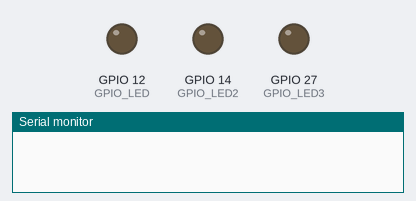
This sketch was run on a simulated ESP32. Shown: output pins drawn as LEDs (lit = HIGH), the last lines printed to the serial monitor.

Above: at 0.1 s.
At 2.6 s:
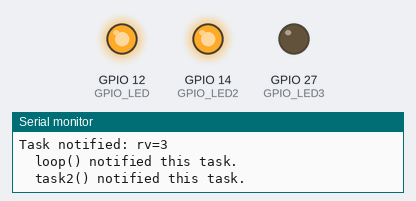
At 6.6 s:
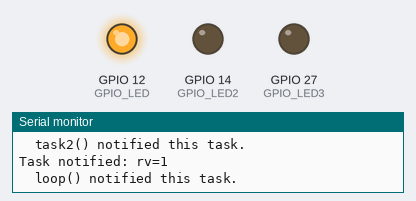
At 11.25 s:
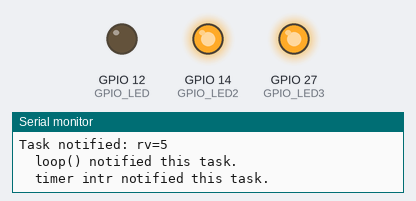
At 23.75 s:
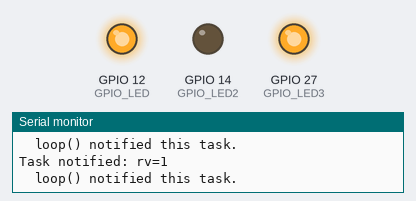
At 39.75 s:
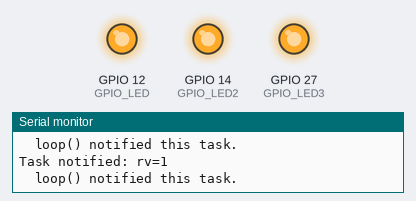
Timing chart, 0 to 40.0 s (numbered marks = the images above):
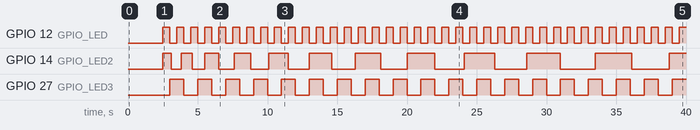

Measured:
- by itself, GPIO 12 (GPIO_LED): alternates HIGH for 0.50 s and LOW for 0.50 s
- by itself, GPIO 14 (GPIO_LED2): LOW → HIGH at 2.5 s, → LOW 0.60 s later, → HIGH 0.70 s later, → LOW 0.80 s later, … (23 changes in this stretch)
- by itself, GPIO 27 (GPIO_LED3): alternates HIGH for 1.0 s and LOW for 1.0 s

The sketch:

tasknotify5.ino
```cpp
#if CONFIG_FREERTOS_UNICORE
static BaseType_t app_cpu = 0;
#else
static BaseType_t app_cpu = 1;
#endif

#define GPIO_LED 12
#define GPIO_LED2 14
#define GPIO_LED3 27

static TaskHandle_t htask1;
// Settings
static const uint16_t timer_divider = 80; // Count at 1 MHz
static const uint64_t timer_max_count = 1000000;
static hw_timer_t *timer = NULL;

void IRAM_ATTR onTimer()
{
    BaseType_t task_woken = pdFALSE;

    xTaskNotifyFromISR(htask1, 0b0100, eSetBits, &task_woken);

    if (task_woken)
    {
        portYIELD_FROM_ISR();
    }
}

static void task1(void *arg)
{
    uint32_t rv;
    BaseType_t rc;

    for (;;)
    {
        rc = xTaskNotifyWait(0, 0b0111, &rv, portMAX_DELAY);
        printf("Task notified: rv=%u\n", unsigned(rv));
        if (rv & 0b0001) {
            digitalWrite(GPIO_LED, digitalRead(GPIO_LED) ^ HIGH);
            printf("  loop() notified this task.\n");
        }
        if (rv & 0b0010) {
            digitalWrite(GPIO_LED2, digitalRead(GPIO_LED2) ^ HIGH);
            printf("  task2() notified this task.\n");
        }
        if (rv & 0b0100) {
            digitalWrite(GPIO_LED3, digitalRead(GPIO_LED3) ^ HIGH);
            printf("  timer intr notified this task.\n");
        }
    }
}

static void task2(void *arg)
{
    unsigned count;
    BaseType_t rc;

    for (;; count += 100u)
    {
        delay(500 + count);
        rc = xTaskNotify(htask1, 0b0010, eSetBits);
        assert(rc == pdPASS);
    }
}

void setup()
{
    //int app_cpu = 0;
    BaseType_t rc;

    app_cpu = xPortGetCoreID();
    pinMode(GPIO_LED, OUTPUT);
    digitalWrite(GPIO_LED, LOW);
    pinMode(GPIO_LED2, OUTPUT);
    digitalWrite(GPIO_LED2, LOW);
    pinMode(GPIO_LED3, OUTPUT);
    digitalWrite(GPIO_LED3, LOW);

    delay(2000); // Allow USB to connect
    printf("tasknfy4.ino:\n");

    rc = xTaskCreatePinnedToCore(
        task1,   // Task function
        "task1", // Name
        3000,    // Stack size
        nullptr, // Parameters
        1,       // Priority
        &htask1, // handle
        app_cpu  // CPU
    );
    assert(rc == pdPASS);

    rc = xTaskCreatePinnedToCore(
        task2,   // Task function
        "task2", // Name
        3000,    // Stack size
        nullptr, // Parameters
        1,       // Priority
        nullptr, // no handle
        app_cpu  // CPU
    );
    assert(rc == pdPASS);

    // Create and start timer (num, divider, countUp)
    timer = timerBegin(0, timer_divider, true);

    // Provide ISR to timer (timer, function, edge)
    timerAttachInterrupt(timer, &onTimer, true);

    // At what count should ISR trigger (timer, count, autoreload)
    timerAlarmWrite(timer, timer_max_count, true);

    // Allow ISR to trigger
    timerAlarmEnable(timer);

}

void loop()
{
    BaseType_t rc;

    delay(500);
    rc = xTaskNotify(htask1, 0b0001, eSetBits);
    assert(rc == pdPASS);
}
```
